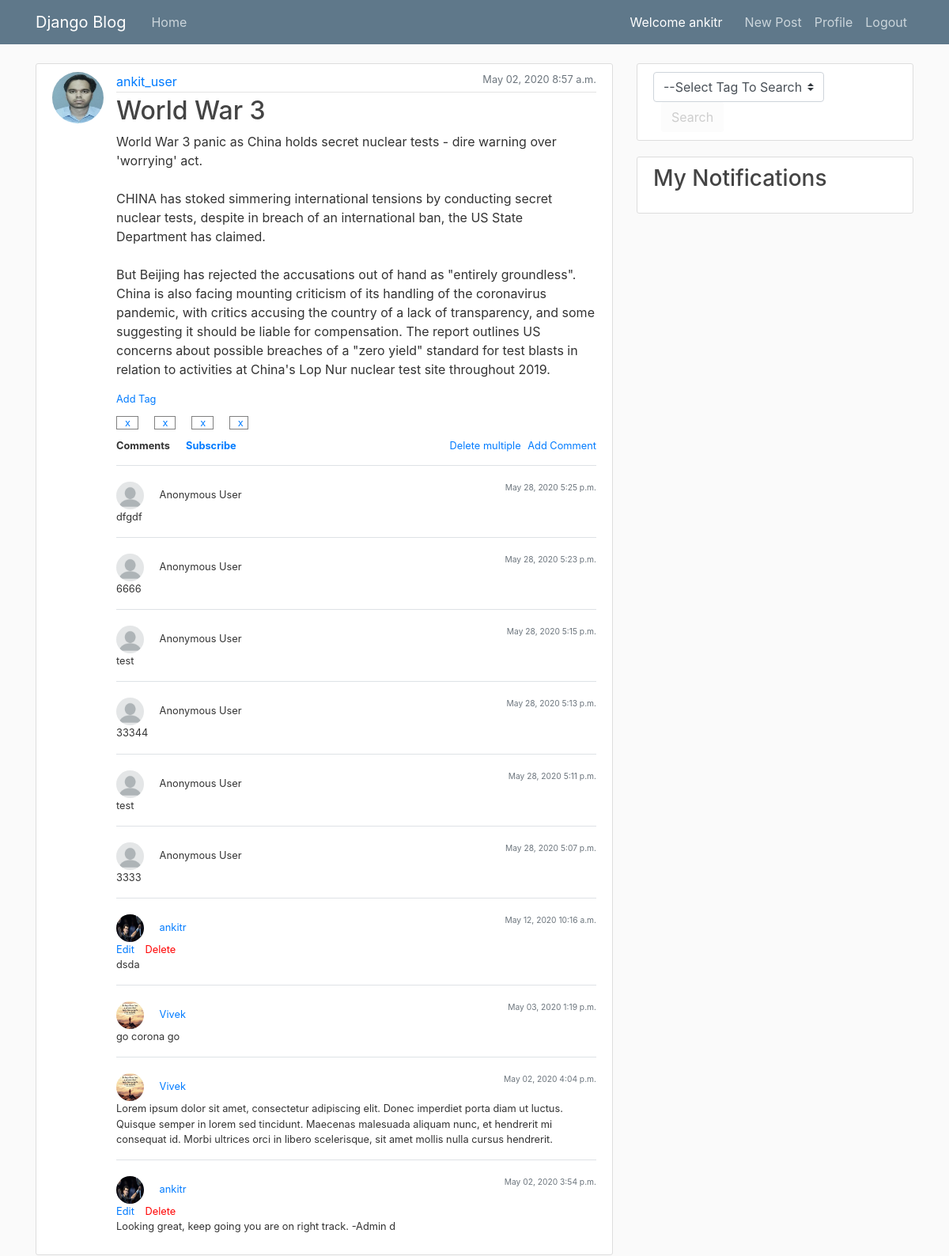
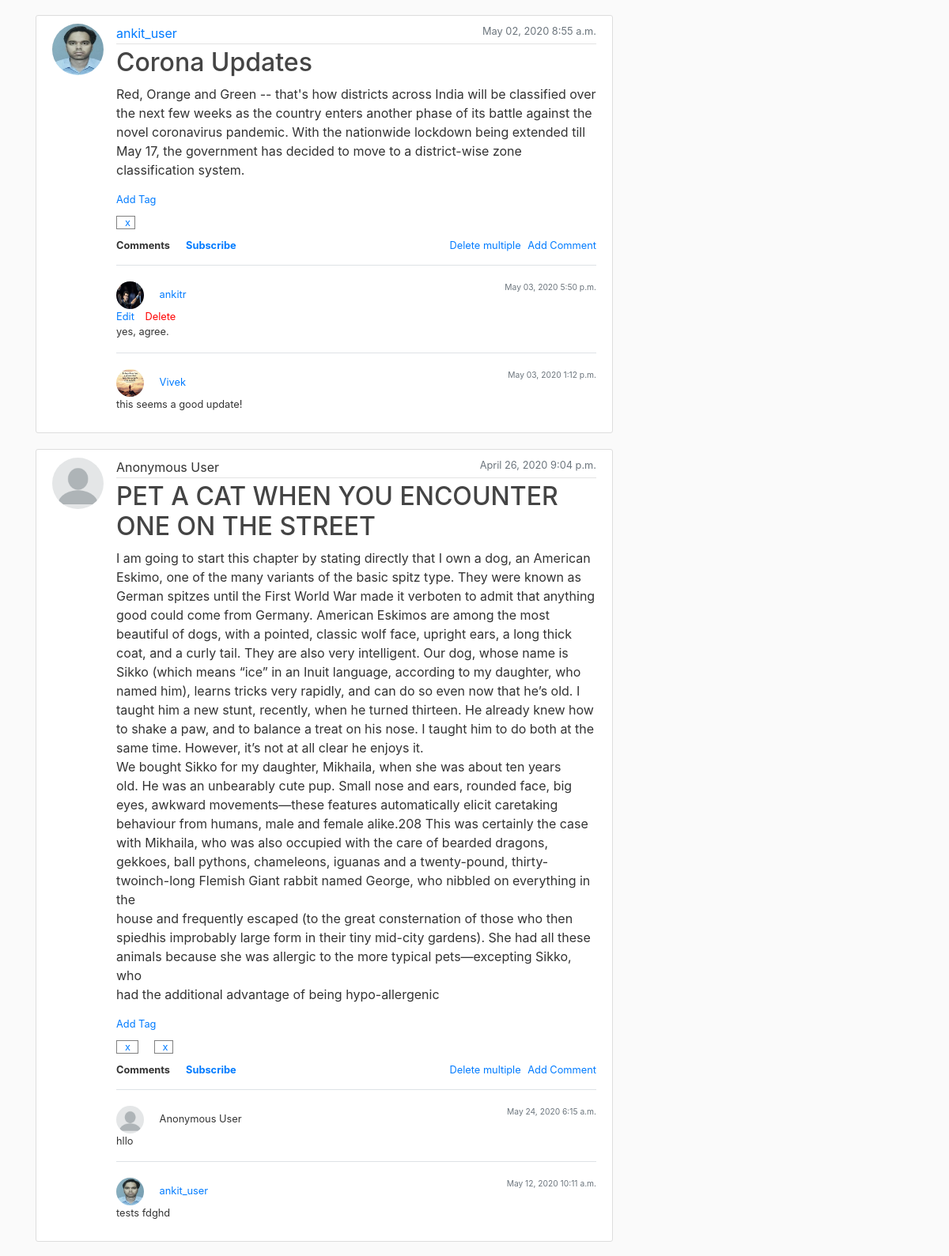
The app's page / (signed in, upper part) with its own data (2 pictures, top to bottom).
### blog/models.py (models this page shows, shortened)
class Post(models.Model):
    title = models.CharField(max_length=100)
    content = models.TextField()
    anonymous = models.BooleanField("Post as Anonymous User", editable=True, default=True)
    date_posted = models.DateTimeField(default=timezone.now)
    author = models.ForeignKey(User, on_delete=models.CASCADE)
    is_user_subscribed = False
    is_user_subscribed_not = not is_user_subscribed

class Tag(models.Model):
    type = models.ForeignKey(TagType, on_delete=models.CASCADE, related_name='tags')
    post = models.ForeignKey(Post, on_delete=models.CASCADE, related_name='tags')

class Comment(models.Model):
    content = models.TextField()
    anonymous = models.BooleanField("Comment as Anonymous User", editable=True, default=True)
    date_posted = models.DateTimeField(default=timezone.now)
    author = models.ForeignKey(User, on_delete=models.CASCADE)
    post = models.ForeignKey(Post, on_delete=models.CASCADE, related_name='comments')

### users/models.py (models this page shows, shortened)
class Profile(models.Model):
    user = models.OneToOneField(User, on_delete=models.CASCADE)
    image = models.ImageField(default='default.jpg', upload_to='profile_pics')
    @property
    def notifications(self):
        return Notification.objects.filter(subscription__user=self.user)

### blog/views.py (the view)
# urls.py: path('', PostListView.as_view(), name='blog-home'),
class PostListView(LoginRequiredMixin, ListView):
    model = Post
    template_name = 'blog/home.html'  # <app>/<model>_<viewtype>.html
    context_object_name = 'posts'
    ordering = ['-date_posted']
    paginate_by = 5
    def get_queryset(self):
        user = self.request.user
        posts = Post.objects.order_by('-date_posted').all()
        for p in posts:
            p.is_user_subscribed = p.subscriptions.filter(user__id__exact=user.id).exists()
            p.is_user_subscribed_not = not p.is_user_subscribed
        return posts

### blog/context_processors.py (called while the page is built)
def tag_type_processor(request):
    tag_types = TagType.objects.all()
    return {'tag_types': tag_types}

### blog/filters.py (called while the page is built)
@register.filter
def remove_hash(value):
    return value.replace("#", "")

@register.filter
def is_user_subscribed(value, user_id):
    return value.subscriptions.filter(user__id__exact=user_id).exists()

@register.filter
def negate(value):
    return not value

### blog/templates/blog/home.html (shortened to what this page needs)
{% extends "blog/base.html" %}
{% block content %}
    {% for p in posts %}
        {% include 'blog/post_raw.html' with post=p %}
    {% endfor %}
  {% endblock content %}

### blog/templates/blog/base.html (shortened to what this page needs)
{% load filters %}
{% load static %}
<!DOCTYPE html>
<html>
<head>
    <link rel="stylesheet" href="https://maxcdn.bootstrapcdn.com/bootstrap/4.0.0/css/bootstrap.min.css">
    <link rel="stylesheet" type="text/css" href="{% static 'blog/main.css' %}">
</head>
<body>
    <header class="site-header">
      <nav class="navbar navbar-expand-md navbar-dark bg-steel fixed-top">
        <div class="container">
        {% if user.is_authenticated %}
          <a class="navbar-brand mr-4" href="{% url 'blog-home' %}">Django Blog</a>
          <div class="collapse navbar-collapse" id="navbarToggle">
            <div class="navbar-nav mr-auto">
              <a class="nav-item nav-link" href="{% url 'blog-home' %}">Home</a>
            </div>
            <span style="color:white;margin-right:20px;">Welcome {{ user.username }}</span>
          {% endif %}
            <div class="navbar-nav">
              {% if user.is_authenticated %}
                <a class="nav-item nav-link" href="{% url 'post-create' %}">New Post</a>
                <a class="nav-item nav-link" href="{% url 'profile' %}">Profile</a>
                <a class="nav-item nav-link" href="{% url 'logout' %}">Logout</a>
              {% else %}
                <a class="nav-item nav-link" href="{% url 'login' %}">Login</a>
                <a class="nav-item nav-link" href="{% url 'register' %}">Register</a>
              {% endif %}
            </div>
          </div>
        </div>
      </nav>
    </header>
    <main role="main" class="container">
      <div class="row">
        <div class="col-md-8">
          {% block content %}{% endblock %}
        </div>
        <div class="col-md-4">
        {% if user.is_authenticated %}
          <div class="content-section">
            <select id="ddl_tag_search" class="browser-default custom-select" onchange="toggleElement(this, 'btn_tag_search')" style="width:70%">
              <option value="">--Select Tag To Search--</option>
            </select>
            <button id="btn_tag_search" class = "btn margin-left-10" onclick="searchByTag('ddl_tag_search')" disabled>Search</button>
          </div>
          <div id ="div_notifications"class="content-section">
            <h3>My Notifications</h3>
          </div>
        {% endif %}
        </div>
      </div>
    </main>
</body>
</html>

### blog/templates/blog/post_raw.html (shortened to what this page needs)
{% load filters %}
<article  class="media content-section">
  {% if post.anonymous %}
    <img class="rounded-circle article-img" src="/media/profile_pics/anonymous.png">
  {% else %}
    <img class="rounded-circle article-img" src="{{ post.author.profile.image.url }}">
  {% endif %}
  <div  class="media-body full-block">
  <div class="full-block">
    <div class="article-metadata">
        {% if post.anonymous %}
            Anonymous User
        {% else %}
            <a class="mr-2" href="{% url 'user-posts' post.author.username %}">{{ post.author }}</a>
        {% endif %}
      <small class="text-muted" style="float:right;">{{ post.date_posted|date:"F d, Y P" }}</small>
    </div>
    <h2><a class="article-title" href="{% url 'post-detail' post.id %}">{{ post.title }}</a></h2>
    <p class="article-content">{{ post.content }}</p>
  </div>
  <div class="full-block small">
      <div class="">
          <a href="javascript:$('#div_tag_{{ post.id }}').show()">Add Tag</a>
      {% if post.tags.all %}
          <div class="margin-top-10">
          {% for t in post.tags.all %}
              <span id="tag_{{ post.id }}_{{ t.id }}" style="border: solid 1px grey;padding:0px 5px 0px 5px;" class="margin-right-20">
                  <a class="margin-left-5" href="javascript:delete_tag('{{ post.id }}', '{{ t.id }}', '{{ csrf_token }}')" title="Remove Tag">x</a>
              </span>
          {% endfor %}
          </div>
      {% endif %}
      </div>
  </div>
  <div class="full-block small padding-top-10">
      <div class="float-left " style="font-weight: bold">Comments</div>
      {% if user.is_authenticated %}
      <div class="float-left " style="font-weight: bold;margin-left:20px;">
        <a id="subscribe_{{ post.id }}" class="display_{{ post|is_user_subscribed:user.id|negate }}"  href="javascript:subscribeMe('{{ post.id }}', '{{ csrf_token }}')">Subscribe</a>
      </div>
      <div class="float-right">
        {% if post.comments.all %}
          <a id="a_delete_multiple_{{ post.id }}" href="javascript:show_me('div_delete_selected_{{ post.id }}'); setElementVisibilityByPatternStarting('div_comment_checkbox_{{ post.id }}', true);">Delete multiple</a>
         {% endif %}
          <a class="margin-left-5" href="javascript:show_me('div_comment_box_{{ post.id}}')">Add Comment</a>
      </div>
      {% endif %}
  </div>
  <br>
  <div id="comments_container_{{ post.id }}" class="full-block padding-top-10">
    {% if post.comments.all %}
      {% for comment in post.comments.all|dictsortreversed:"date_posted" %}
        {% include 'blog/comment_detail.html' with comment=comment editable=True %}
      {% endfor %}
    {% endif %}
  </div>
  </div>
</article>

### blog/templates/blog/comment_detail.html (shortened to what this page needs)
<div id="comment_detail_{{ comment.id }}" class="float-left full-block padding-top-20 border-top" >
    <div class="small float-left full-block">
        <div class="float-left">
        {% if comment.anonymous %}
            <img id="img_comment_profile_{{ comment.id }}" class="rounded-circle comment-img" src="/media/profile_pics/anonymous.png">
            <a id="href_user_comment_{{ comment.id }}" onclick="return false">Anonymous User</a>
        {% else %}
            <img id="img_comment_profile_{{ comment.id }}" class="rounded-circle comment-img" src="{{ comment.author.profile.image.url }}">
            <a id="href_user_comment_{{ comment.id }}" class="mr-2" href="{% url 'user-posts' comment.author.username %}">{{ comment.author }}</a>
        {% endif %}
        </div>
        <div class="float-right">
            <small id = "date_{{ comment.id }}"  class="text-muted" style="float:right;">{{ comment.date_posted|date:"F d, Y P" }}</small>
        </div>
    </div>
    {% if comment.author == user and editable == True %}
    <div class="float-left full-block small">
          <div>
            <a href="javascript:hide_me('p_{{ comment.id }}');$('#edit_txt_comment_'+{{comment.id}}).val($('#p_'+{{ comment.id }}).text());show_me('div_edit_comment_box_{{ comment.id}}');">Edit</a>
            <a style="color:#ff0000;margin-left: 10px;" href="javascript:show_me('xyz_{{ comment.id }}')">Delete</a>
          </div>
    </div>
    {% endif %}
        <p id ='p_{{comment.id}}'  class="small">{{ comment.content }}</p>
</div>

### blog/static/blog/main.css (style rules this page uses)
body { background: #fafafa; color: #333333; margin-top: 5rem; }
h1, h2, h3, h4, h5, h6 { color: #444444; }
.bg-steel { background-color: #5f788a; }
.site-header .navbar-nav .nav-link { color: #cbd5db; }
.content-section { background: #ffffff; padding: 10px 20px; border: 1px solid #dddddd; border-radius: 3px; margin-bottom: 20px; }
.article-title { color: #444444; }
.article-content { white-space: pre-line; }
.article-img { height: 65px; width: 65px; margin-right: 16px; }
.article-metadata { padding-bottom: 1px; margin-bottom: 4px; border-bottom: 1px solid #e3e3e3 }
.comment-img { height: 35px; width: 35px; margin-right: 16px; }
.full-block { width:100%; display: block; }
.margin-top-10 { margin-top:10px; }
.padding-top-20 { padding-top: 20px; }
.padding-top-10 { padding-top: 10px; }
.display_True { display:inherit; }
.margin-right-20 { margin-right: 20px; }
.margin-left-10 { margin-left: 10px; }
.margin-left-5 { margin-left: 5px; }

### records on screen
Post: author.profile.image (picture), author "ankit_user", date_posted "May 02, 2020 8:57 a.m.", title "World War 3", content "World War 3 panic as China holds secret nuclear tests - dire warning over 'worrying' act. CHINA has stoked simmering international tensions by conducting secret nuclear tests, despite in breach of an international ban, the US State Department has claimed. But Beijing has rejected the accusations out of hand as \"entirely groundless\". China is also facing mounting criticism of its handling of the coronavirus pandemic, with critics accusing the country of a lack of transparency, and some suggesting it should be liable for compensation. The report outlines US concerns about possible breaches of a \"zero yield\" standard for test blasts in relation to activities at China's Lop Nur nuclear test…"
Comment: anonymous True (drawn), date_posted "May 28, 2020 5:25 p.m.", content "dfgdf"
Comment: anonymous True (drawn), date_posted "May 28, 2020 5:23 p.m.", content "6666"
Comment: anonymous True (drawn), date_posted "May 28, 2020 5:15 p.m.", content "test"
Comment: anonymous True (drawn), date_posted "May 28, 2020 5:13 p.m.", content "33344"
Comment: anonymous True (drawn), date_posted "May 28, 2020 5:11 p.m.", content "test"
Comment: anonymous True (drawn), date_posted "May 28, 2020 5:07 p.m.", content "3333"
Comment: author.profile.image (picture), author "ankitr", date_posted "May 12, 2020 10:16 a.m.", content "dsda"
Comment: author.profile.image (placeholder picture), author "Vivek", date_posted "May 03, 2020 1:19 p.m.", content "go corona go"
Comment: author.profile.image (placeholder picture), author "Vivek", date_posted "May 02, 2020 4:04 p.m.", content "Lorem ipsum dolor sit amet, consectetur adipiscing elit. Donec imperdiet porta diam ut luctus. Quisque semper in lorem sed tincidunt. Maecenas malesuada aliquam nunc, et hendrerit mi consequat id. Morbi ultrices orci in libero scelerisque, sit amet mollis nulla cursus hendrerit."
Comment: author.profile.image (picture), author "ankitr", date_posted "May 02, 2020 3:54 p.m.", content "Looking great, keep going you are on right track. -Admin d"
Post: author.profile.image (picture), author "ankit_user", date_posted "May 02, 2020 8:55 a.m.", title "Corona Updates", content "Red, Orange and Green -- that's how districts across India will be classified over the next few weeks as the country enters another phase of its battle against the novel coronavirus pandemic. With the nationwide lockdown being extended till May 17, the government has decided to move to a district-wise zone classification system."
Comment: author.profile.image (picture), author "ankitr", date_posted "May 03, 2020 5:50 p.m.", content "yes, agree."
Comment: author.profile.image (placeholder picture), author "Vivek", date_posted "May 03, 2020 1:12 p.m.", content "this seems a good update!"
Post: anonymous True (drawn), date_posted "April 26, 2020 9:04 p.m.", title "PET A CAT WHEN YOU ENCOUNTER ONE ON THE STREET", content "I am going to start this chapter by stating directly that I own a dog, an American Eskimo, one of the many variants of the basic spitz type. They were known as German spitzes until the First World War made it verboten to admit that anything good could come from Germany. American Eskimos are among the most beautiful of dogs, with a pointed, classic wolf face, upright ears, a long thick coat, and a curly tail. They are also very intelligent. Our dog, whose name is Sikko (which means “ice” in an Inuit language, according to my daughter, who named him), learns tricks very rapidly, and can do so even now that he’s old. I taught him a new stunt, recently, when he turned thirteen. He already knew…"
Comment: anonymous True (drawn), date_posted "May 24, 2020 6:15 a.m.", content "hllo"
Comment: author.profile.image (picture), author "ankit_user", date_posted "May 12, 2020 10:11 a.m.", content "tests fdghd"

### other values on screen
{{ user.username }} "ankitr"
